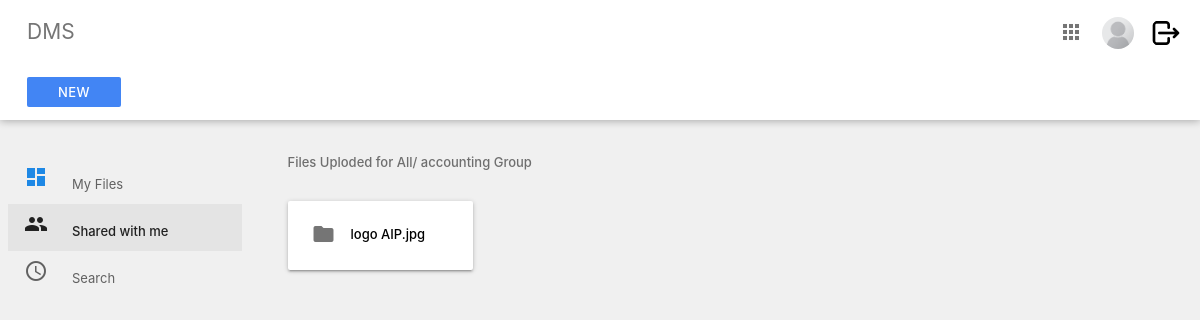
Before: /index/shared/ (signed in) with the older database file.
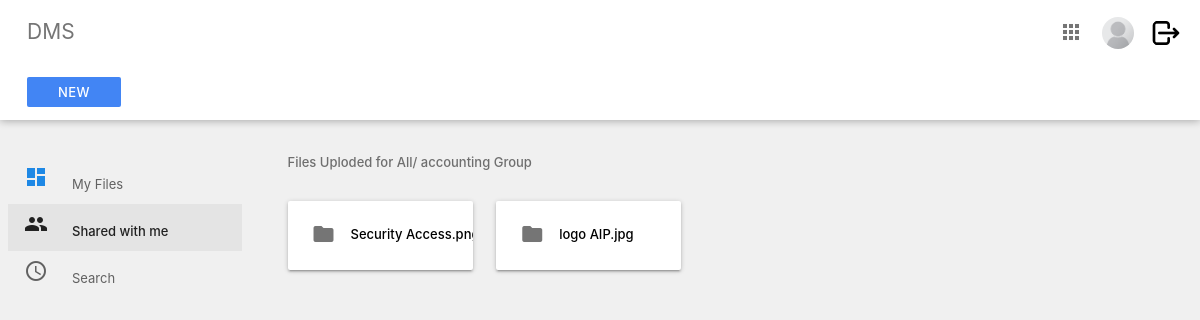
After: the same page with the newer database file.
### System/models.py (models this page shows, shortened)
class Version_control(models.Model):
    groupchoices = models.TextChoices('groupchoices', 'management all accounting sales tech')
    name = models.CharField(max_length=100)
    file = models.FileField(upload_to='files/version/')
    org_name = models.CharField(max_length=100, blank=True, null=True)
    extension = models.CharField(max_length=10, blank=True, null=True)
    version = models.IntegerField(default='2')
    prev_version = models.ForeignKey(Files, on_delete=models.SET_NULL, null=True, blank=True)
    pre_ver_control = models.ForeignKey('self', on_delete=models.SET_NULL, null=True, blank=True)
    group = models.CharField(max_length=100,
                             default='all',
                             choices=groupchoices.choices)
    uploaded_by = models.ForeignKey(User, on_delete=models.SET_NULL, null=True, blank=True)
    created_at = models.DateTimeField(auto_now_add=True)
    new_version = models.BooleanField(default=False)
    @property
    def fileURL(self):
        try:
            url = self.file.url
        except:
            url = None
        return url

class Files(models.Model):
    groupchoices = models.TextChoices('groupchoices', 'management all accounting sales tech')
    name = models.CharField(max_length=100)
    org_name = models.CharField(max_length=100, blank=True, null=True)
    extension = models.CharField(max_length=10, blank=True, null=True)
    file = models.FileField(upload_to='files/')
    group = models.CharField(max_length=100,
                             default='all',
                             choices=groupchoices.choices)
    uploaded_by = models.ForeignKey(User, on_delete=models.SET_NULL, null=True, blank=True)
    version = models.IntegerField(default='1')
    active = models.BooleanField(default=True)
    created_at = models.DateTimeField(auto_now_add=True)
    new_version = models.BooleanField(default=False)
    @property
    def fileURL(self):
        try:
            url = self.file.url
        except:
            url = None
        return url

### System/views.py (the view)
# urls.py: path("shared/", views.for_me, name="shared"),
@login_required(login_url='login')
def for_me(request):
    profile = UserInfo.objects.get(user=request.user)
    files = Files.objects.filter(Q(group=profile.group) | Q(group="all") & Q(new_version=False))
    new_ver = Version_control.objects.filter(Q(group=profile.group) | Q(group="all") & Q(new_version=False))
    if files.count() == 0:
        context = {'data1': new_ver, 'shared':'shared','user':profile}
    if new_ver.count() == 0:
        context = {'data': files, 'shared':'shared','user':profile}
    if new_ver.count() > 0 and files.count() > 0:
        context = {'data': files, 'data1': new_ver, 'shared':'shared', 'user':profile}
    return render(request, 'dms/with_me.html', context)

### template/dms/with_me.html (shortened to what this page needs)
{% extends  'dms/section/main.html'%}
{% load static %}
{% block content %}
    <div class="main">
      <div class="container-fluid">
        <p class="subheader">Files Uploded for All/ {{user.group}} Group</p>
        {% if data %}
        {% for d in data %}
        <div class="card-panel folder">
          <a href="{% url 'view' pk=d.id type='file' %}">
            <i class=" material-icons left">folder</i>
          </a>
          <div class="tooltip"><a href="{{d.fileURL}}" style="text-decoration: none;color: black; overflow: hidden;" onMouseOver="this.style.color='blue'"
            onMouseOut="this.style.color='black'">{{d.org_name}}.{{d.extension}}
           </a> <span class="tooltiptext">Version : {{d.version}}</span>
          </div>
        </div>
        {%endfor%}
        {%endif%}
        {% if data1 %}
        {% for d in data1 %}
        <div class="card-panel folder">
          <a href="{% url 'view' pk=d.id type='version' %}">
            <i class=" material-icons left">folder</i>
          </a>
          <div class="tooltip"><a href="{{d.fileURL}}" style="text-decoration: none;color: black; overflow: hidden;" onMouseOver="this.style.color='blue'"
            onMouseOut="this.style.color='black'">{{d.org_name}}.{{d.extension}}
           </a> <span class="tooltiptext">Version : {{d.version}}</span>
          </div>
        </div>
        {%endfor%}
        {%endif%}
    {% endblock %}

Changed rows visible on the page:
added Files: org_name "Security Acc…"
